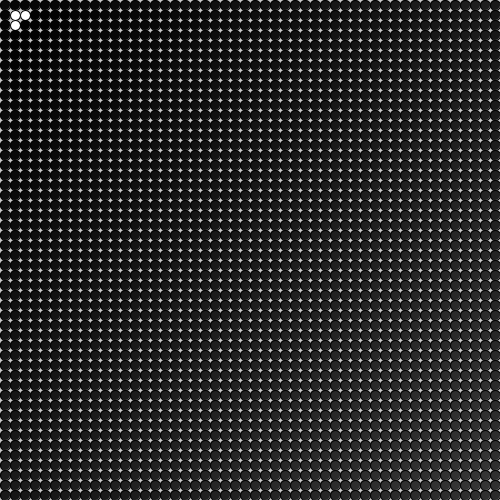
Frame 1 (no input)
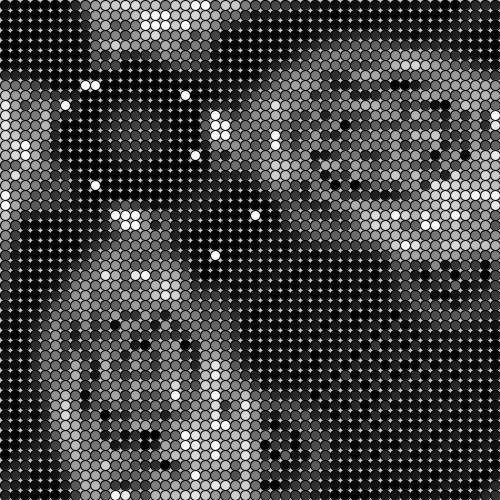
Frame 60 (the mouse pressed at the canvas centre just before this capture)
Frame 120 (the mouse held since frame 60 and released just before this capture): identical to frame 60, image omitted

The Processing sketch that drew these frames (run headless with seeded random() and noise(); from frame 60 on, the mouse is pressed at the canvas centre):

// Processing sketch: p7_5
// ── p7_5.pde
/**
* 波（平均化）
*/
Cell[][] _cellArray;
int _cellSize = 10;
int _numX, _numY;

void setup() {
    size(500, 500);
    _numX = floor(width / _cellSize);
    _numY = floor(height / _cellSize);
    restart();
}

void restart() {
    _cellArray = new Cell[_numX][_numY];
    for (int x = 0;x < _numX;x++) {
        for (int y = 0;y < _numY;y++) {
            Cell newCell = new Cell(x,y);
            _cellArray[x][y] = newCell;
        }
    }
    
    for (int x = 0;x < _numX;x++) {
        for (int y = 0; y < _numY; y++) {
            int above = y - 1;
            int below = y + 1;
            int left = x - 1;
            int right = x + 1;
            
            if (above < 0) above = _numY - 1; //画面端であれば反対側とつなげる
            if (below ==  _numY) below = 0;
            if (left < 0) left = _numX - 1;
            if (right ==  _numX) right = 0;
            
            _cellArray[x][y].addNeighbor(_cellArray[left][above]);
            _cellArray[x][y].addNeighbor(_cellArray[left][y]);
            _cellArray[x][y].addNeighbor(_cellArray[left][below]);
            _cellArray[x][y].addNeighbor(_cellArray[x][below]);
            _cellArray[x][y].addNeighbor(_cellArray[right][below]);
            _cellArray[x][y].addNeighbor(_cellArray[right][y]);
            _cellArray[x][y].addNeighbor(_cellArray[right][above]);
            _cellArray[x][y].addNeighbor(_cellArray[x][above]);
            
        }
    }
}

void draw() {
    background(200);
    
    for (int x = 0; x < _numX;x++) {
        for (int y = 0; y < _numY;y++) {
            _cellArray[x][y].calcNextState();
        }
    }
    translate(_cellSize / 2,_cellSize / 2);
    
    // すべてのセルを描く
    for (int x = 0; x < _numX;x++) {
        for (int y = 0; y < _numY;y++) {
            _cellArray[x][y].drawMe();
        }
    }
}

void mousePressed() {
    restart();
}

class Cell {
    float x,y;
    float state;
    
    float nextState; //次の状態
    float lastState = 0;
    Cell[] neighbors; //隣接セル
    
    Cell(float ex, float why) {
        // ここわからない。ああ、xとyか
        x = ex * _cellSize;
        y = why * _cellSize;
        nextState = (x / width + y / height) * 14; //初期状態を作る
        state = nextState;
        neighbors = new Cell[0];
    }
    
    void addNeighbor(Cell cell) {
        neighbors = (Cell[])append(neighbors,cell);
    }
    
    void calcNextState() {
        float total = 0;
        for (int i = 0; i < neighbors.length; i++) {
            total += neighbors[i].state;
        }
        
        float avarage = int(total / 8);
        
        if (avarage == 255) {
            // 平均が255の時、次の状態は0
            nextState = 0;
        } else if (avarage == 0) {
            // 平均が0の時、次の状態は255
            nextState = 255;
        } else {
            // それ以外の時、次の状態は現在の状態+平均-前の状態
            nextState = state + avarage;
            if (lastState > 0) nextState -= lastState;
            if (nextState > 255) nextState = 255;
            if (nextState < 0) nextState = 0;
        }
        
        lastState = state;
    }
    
    void drawMe() {
        state = nextState;
        stroke(0);
        fill(state);
        ellipse(x,y,_cellSize,_cellSize);
    }
}
